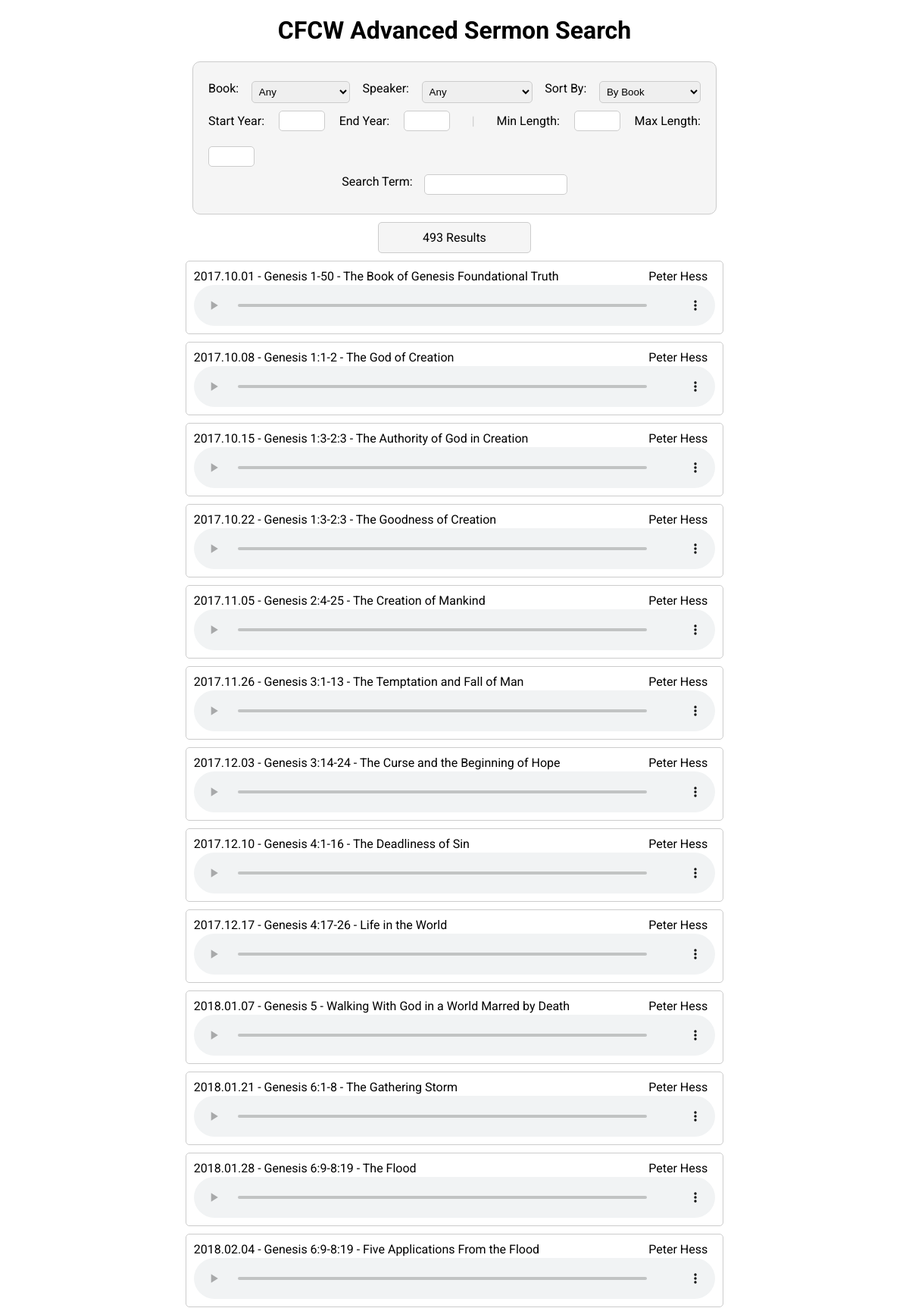
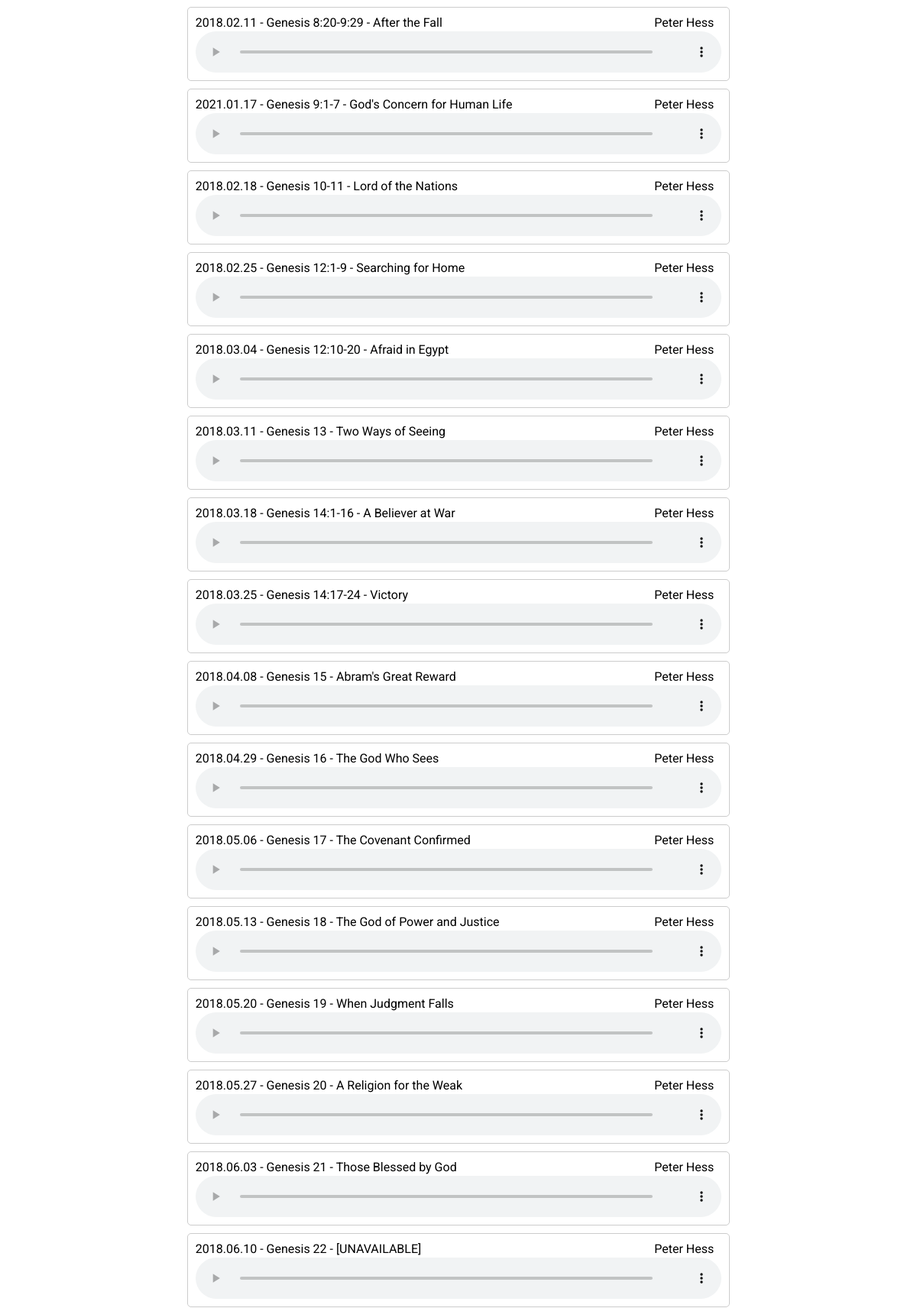
The page / (upper part) on the database its author committed (2 pictures, top to bottom).
### SermonProject/sermon_viewer/models.py (models this page shows)
class Sermons(models.Model):
    title = models.TextField(blank=True, null=True)
    short_title = models.TextField(blank=True, null=True)
    book = models.TextField()
    speaker = models.TextField(blank=True, null=True)
    square_url = models.TextField()
    year = models.IntegerField()
    month = models.IntegerField()
    day = models.IntegerField()
    duration = models.IntegerField()
    start_chapter = models.IntegerField()
    end_chapter = models.IntegerField()
    start_verse = models.IntegerField()
    end_verse = models.IntegerField()
    class Meta:
        managed = False
        db_table = 'sermons'

### SermonProject/sermon_viewer/views.py (the view)
# urls.py: path('', sermon_viewer.views.index, name="home"),
def index(request):
    speaker = request.GET.get("speaker") or "Any"
    clean_speaker = speaker if speaker != "Unknown" else ""
    book = request.GET.get("book") or "Any"
    ordering = request.GET.get("ordering") or "0"
    if ordering.isdigit(): ordering = int(ordering)
    term = request.GET.get("term") or ""
    sermons = filter.getSermons(book, clean_speaker, term=term)
    sermons = filter.orderSermons(sermons, ordering)
    print(len(sermons))
    books = ["Any"] + filter.getSelections("book")
    guest_speakers = filter.getGuestSpeakers()
    pastors = filter.getPastors()
    years = filter.getSelections("year")
    return render(request, 'index.html', {"books":books, "guest_speakers":guest_speakers,
                                          "pastors":pastors, "years":years, "sermons":sermons,
                                          "book":book, "speaker":speaker, "ordering":ordering,
                                          "term":term})

### SermonProject/sermon_viewer/utils/filter.py (called while the page is built)
def getSelections(field):
    selections = Sermons.objects.values(field).distinct()
    return [x[field] for x in selections]

def getPastors():
    return ["Peter Hess", "Bryce Rader", "Adam Messer", "Josiah Monfreda"]

def getGuestSpeakers():
    pastors = getPastors()
    speakers = getSelections("speaker")
    speakers = ["Unknown" if s == "" else s for s in speakers if s not in pastors]
    return sorted(speakers)

def getSermons(b, s, start=2013, end=2023, term="", minlen="", maxlen=""):
    sermons = Sermons.objects.all()
    if b != "Any":
        sermons = sermons.filter(book=b)
    if s != "Any":
        sermons = sermons.filter(speaker=s)
    if start:
        sermons = sermons.filter(year__gte=start)
    if end:
        sermons = sermons.filter(year__lte=end)
    if term:
        sermons = sermons.filter(short_title__contains=term)
    if minlen:
        sermons = sermons.filter(duration__gte=minlen)
    if maxlen:
        sermons = sermons.filter(duration__lte=maxlen)
    return sermons

def orderSermons(sermons, ordering):
    if ordering == 0:
        return sermons.order_by(book_ordering, "start_chapter", "start_verse", "end_chapter", "end_verse")
    elif ordering == 1: # New to Old
        return sermons.order_by('-year', "-month", "-day")
    elif ordering == 2: # Old to New
        return sermons.order_by('year', 'month', 'day')
    elif ordering == 3: # Alphabetically
        return sermons.order_by("book")

### SermonProject/sermon_viewer/templates/index.html (shortened to what this page needs)
<!DOCTYPE html>
{% load static %}
<html>
    <head>
        <link rel="stylesheet" href="{% static 'index.css' %}">
    </head>
    <body>
        <h1>CFCW Advanced Sermon Search</h1>
        <form method="post" class="searchOptions">
            <div>
                <label for="bookDropdown">Book:</label>
                <select name="selected_book" id="bookDropdown">
                    {% for book in books %}
                        <option value="{{book}}">{{book}}</option>
                    {% endfor %}
                </select>
                <label for="speakerDropdown">Speaker:</label>
                <select name="selected_speaker" id="speakerDropdown">
                  <option value="Any">Any</option>
                </select>
                <label for="ordering">Sort By:</label>
                <select name="selected_order" id="ordering">
                    <option value="0">By Book</option>
                </select>
            </div>
            <div class="dateInputs">
                <label for="startdate">Start Year:</label>
                <input type="text" id="startdate" name="startdate" size="4">
                <label for="enddate">End Year:</label>
                <input type="text" id="enddate" name="enddate" size="4">
                <span class="bar">|</span>
                <label for="mintime">Min Length:</label>
                <input type="text" id="mintime" name="mintime" size="4">
                <label for="maxtime">Max Length:</label>
                <input type="text" id="maxtime" name="maxtime" size="4">
            </div>
            <div class="termSearch">
            <label for="search">Search Term:</label>
            <input type="text" id="search" name="search">
            </div>
        </form>
        <div id="updatedContent">
          <div class="results">{{sermons.count}} Results</div>
          <ul class="sermonList">
            {% for sermon in sermons %}
              <li onclick="downloadAudio('{{sermon.square_url}}?download=true', '{{title}}')">
                <div class="header">
                  <div class="title">{{sermon.title}}</div>
                  <div class="speaker">{{sermon.speaker}}</div>
                </div>
                <audio controls><source src="{{sermon.square_url}}" controls><source type="audio/mpeg"></audio>
              </li>
            {% endfor %}
          </ul>
        </div>
    </body>
</html>

### SermonProject/sermon_viewer/static/index.css (style rules this page uses)
body { font-family: 'Roboto'; }
.searchOptions { display: flex; flex-direction: column; align-items: center; justify-content: center; border: 1px solid #ccc; padding: 20px; border-radius: 10px; max-width: 650px; margin: 0 auto; background-color: #f5f5f5; }
label { margin-top: 10px; }
select { padding: 5px; margin: 5px; border: 1px solid #ccc; border-radius: 5px; }
input[type="text"] { padding: 5px; margin: 5px; border: 1px solid #ccc; border-radius: 5px; }
.searchOptions > div { display: flex; flex-wrap: wrap; justify-content: space-between; width: 100%; }
.searchOptions > div > label, .searchOptions > div > select, .searchOptions > div > input { margin: 5px 0; }
.bar { margin: 0 10px; color: #ccc; }
.dateInputs { display: flex; align-items: center; flex-wrap: wrap; gap: 10px; width: 100%; }
.termSearch { justify-content: center !important; }
.termSearch > label { padding-right: 15px; }
h1 { text-align: center; }
.results { width: 180px; margin: auto; padding: 10px; border: 1px solid #ccc; border-radius: 5px; text-align: center; background-color: #f5f5f5; margin-top: 10px; margin-bottom: 10px; }
.sermonList { list-style: none; padding: 0; margin: auto; width: 60%; }
.sermonList li { display: flex; flex-direction: column; padding: 10px; border: 1px solid #ccc; border-radius: 5px; margin-bottom: 10px; background-color: #fff; }
.speaker { flex: 1; text-align: right; }
.title { flex: 3; text-align: left; }
.header { display: flex; justify-content: space-between; align-items: center; width: 100%; padding-bottom: 2px; }
.sermonList li div { margin-right: 10px; }
.sermonList li audio { width: 100%; border-radius: 5px; }

### rows shown on the page
Sermons: title "2017.10.01 - Genesis 1-50 - The Book of Genesis Foundational Truth", speaker "Peter Hess"
Sermons: title "2017.10.08 - Genesis 1:1-2 - The God of Creation", speaker "Peter Hess"
Sermons: title "2017.10.15 - Genesis 1:3-2:3 - The Authority of God in Creation", speaker "Peter Hess"
Sermons: title "2017.10.22 - Genesis 1:3-2:3 - The Goodness of Creation", speaker "Peter Hess"
Sermons: title "2017.11.05 - Genesis 2:4-25 - The Creation of Mankind", speaker "Peter Hess"
Sermons: title "2017.11.26 - Genesis 3:1-13 - The Temptation and Fall of Man", speaker "Peter Hess"
Sermons: title "2017.12.03 - Genesis 3:14-24 - The Curse and the Beginning of Hope", speaker "Peter Hess"
Sermons: title "2017.12.10 - Genesis 4:1-16 - The Deadliness of Sin", speaker "Peter Hess"
Sermons: title "2017.12.17 - Genesis 4:17-26 - Life in the World", speaker "Peter Hess"
Sermons: title "2018.01.07 - Genesis 5 - Walking With God in a World Marred by Death", speaker "Peter Hess"
Sermons: title "2018.01.21 - Genesis 6:1-8 - The Gathering Storm", speaker "Peter Hess"
Sermons: title "2018.01.28 - Genesis 6:9-8:19 - The Flood", speaker "Peter Hess"
Sermons: title "2018.02.04 - Genesis 6:9-8:19 - Five Applications From the Flood", speaker "Peter Hess"
Sermons: title "2018.02.11 - Genesis 8:20-9:29 - After the Fall", speaker "Peter Hess"
Sermons: title "2021.01.17 - Genesis 9:1-7 - God's Concern for Human Life", speaker "Peter Hess"
Sermons: title "2018.02.18 - Genesis 10-11 - Lord of the Nations", speaker "Peter Hess"
Sermons: title "2018.02.25 - Genesis 12:1-9 - Searching for Home", speaker "Peter Hess"
Sermons: title "2018.03.04 - Genesis 12:10-20 - Afraid in Egypt", speaker "Peter Hess"
Sermons: title "2018.03.11 - Genesis 13 - Two Ways of Seeing", speaker "Peter Hess"
Sermons: title "2018.03.18 - Genesis 14:1-16 - A Believer at War", speaker "Peter Hess"
Sermons: title "2018.03.25 - Genesis 14:17-24 - Victory", speaker "Peter Hess"
Sermons: title "2018.04.08 - Genesis 15 - Abram's Great Reward", speaker "Peter Hess"
Sermons: title "2018.04.29 - Genesis 16 - The God Who Sees", speaker "Peter Hess"
Sermons: title "2018.05.06 - Genesis 17 - The Covenant Confirmed", speaker "Peter Hess"
Sermons: title "2018.05.13 - Genesis 18 - The God of Power and Justice", speaker "Peter Hess"
Sermons: title "2018.05.20 - Genesis 19 - When Judgment Falls", speaker "Peter Hess"
Sermons: title "2018.05.27 - Genesis 20 - A Religion for the Weak", speaker "Peter Hess"
Sermons: title "2018.06.03 - Genesis 21 - Those Blessed by God", speaker "Peter Hess"
Sermons: title "2018.06.10 - Genesis 22 - [UNAVAILABLE]", speaker "Peter Hess"

### other values the page prints
{{ sermons.count }} "493"
form field selected_book "Any"
